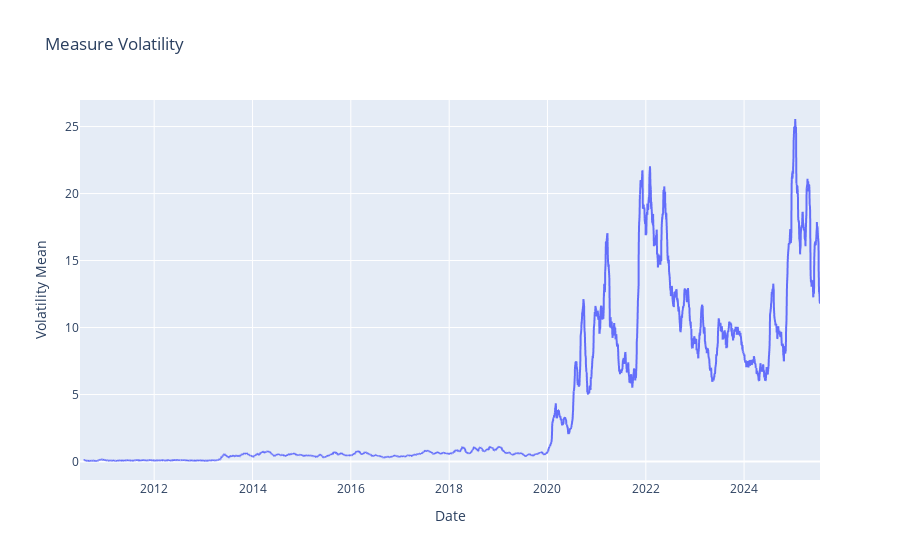

Write notebook code for a chart like this one.
### Code cell
# Show it
fig = px.line(df_stock, x="date", y="volatility_mean", title="Measure Volatility", 
              labels={"date": "Date", "volatility_mean": "Volatility Mean"})
fig.show()

### Figure 1 — Plotly figure (JSON) as saved in the notebook; plotly's stock layout.template omitted (floating-point values rounded to 4 significant figures; data arrays with more than 128 entries replaced by an {"elided": "..."} marker saying what was removed)
{"data": [{"hovertemplate": "Date=%{x}<br>Volatility Mean=%{y}<extra></extra>", "legendgroup": "", "line": {"color": "#636efa", "dash": "solid"}, "marker": {"symbol": "circle"}, "mode": "lines", "name": "", "showlegend": false, "type": "scattergl", "x": {"elided": "3787 str values"}, "xaxis": "x", "y": {"elided": "3787 float values"}, "yaxis": "y"}], "layout": {"legend": {"tracegroupgap": 0}, "title": {"text": "Measure Volatility"}, "xaxis": {"anchor": "y", "domain": [0, 1], "title": {"text": "Date"}}, "yaxis": {"anchor": "x", "domain": [0, 1], "title": {"text": "Volatility Mean"}}}}
